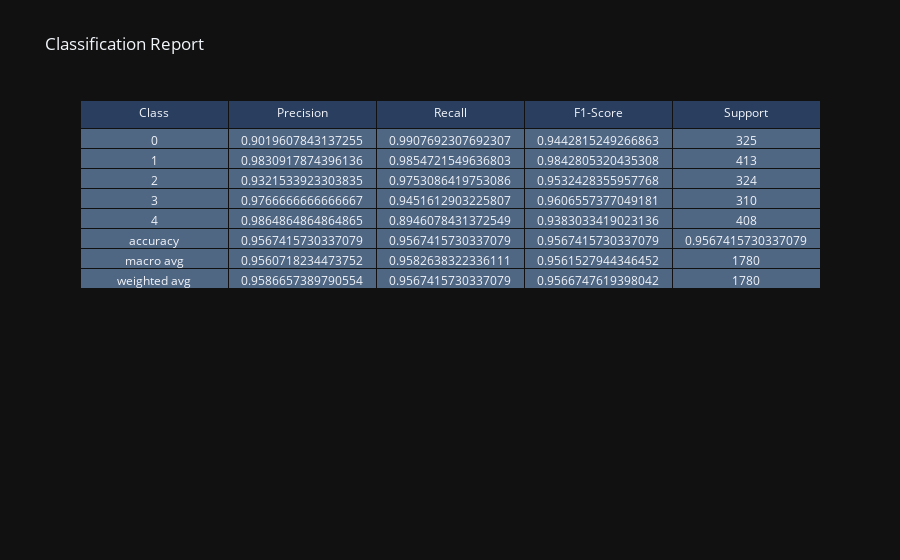

Notebook code cell kept with this figure:
### Code cell
# Create a classification report
report = classification_report(y_train, y_train_pred, output_dict=True)
df_report = pd.DataFrame(report).transpose()

# Create a table
fig = go.Figure()

fig.add_trace(go.Table(
    header=dict(values=['Class', 'Precision', 'Recall', 'F1-Score', 'Support']),
    cells=dict(values=[df_report.index, df_report['precision'], df_report['recall'], df_report['f1-score'], df_report['support']])
))

# Update the layout for better readability
fig.update_layout(title='Classification Report')

# Show the plot
fig.show()

### Figure 1 — Plotly figure (JSON) as saved in the notebook; plotly's stock layout.template omitted (floating-point values rounded to 4 significant figures)
{"data": [{"cells": {"values": [["0", "1", "2", "3", "4", "accuracy", "macro avg", "weighted avg"], [0.902, 0.9831, 0.9322, 0.9767, 0.9865, 0.9567, 0.9561, 0.9587], [0.9908, 0.9855, 0.9753, 0.9452, 0.8946, 0.9567, 0.9583, 0.9567], [0.9443, 0.9843, 0.9532, 0.9607, 0.9383, 0.9567, 0.9562, 0.9567], [325.0, 413.0, 324.0, 310.0, 408.0, 0.9567, 1780.0, 1780.0]]}, "header": {"values": ["Class", "Precision", "Recall", "F1-Score", "Support"]}, "type": "table"}], "layout": {"title": {"text": "Classification Report"}}}
